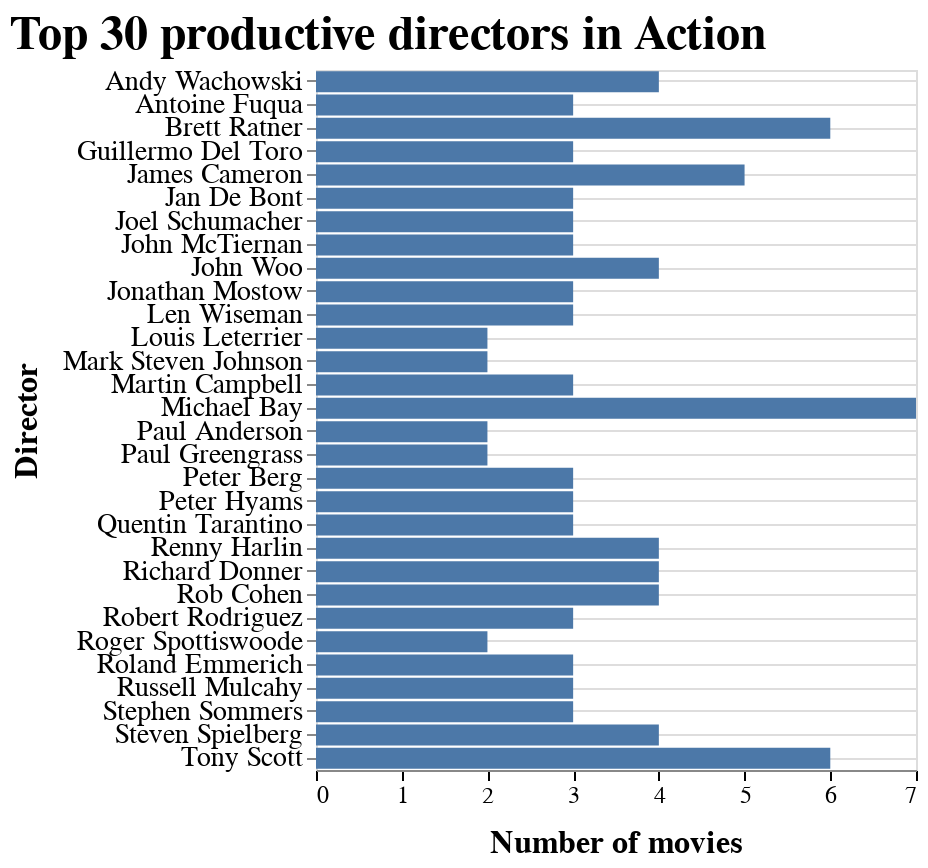

Notebook code for this chart:
### Code cell
make_bar_plot()

### Figure 1 — Vega-Lite specification as saved in the notebook (floating-point values rounded to 4 significant figures)
{"$schema": "https://vega.github.io/schema/vega-lite/v3.4.0.json", "config": {"axisX": {"domain": true, "domainWidth": 1, "grid": false, "gridColor": "#DEDDDD", "labelAngle": 0, "labelFont": "Arial", "labelFontSize": 12, "tickColor": "#000000", "tickSize": 5, "title": "X Axis Title (units)", "titleFont": "Arial", "titleFontSize": 16, "titlePadding": 10}, "axisY": {"domain": false, "grid": true, "gridColor": "#DEDDDD", "gridWidth": 1, "labelAngle": 0, "labelFont": "Arial", "labelFontSize": 14, "title": "Y Axis Title (units)", "titleFont": "Arial", "titleFontSize": 16, "titlePadding": 10}, "title": {"anchor": "start", "font": "Arial", "fontColor": "#000000", "fontSize": 24}, "view": {"height": 300, "width": 400}}, "data": {"name": "data-f35880722857f77d18af4c3805556e08"}, "datasets": {"data-f35880722857f77d18af4c3805556e08": [{"Count": 7, "Director": "Michael Bay"}, {"Count": 6, "Director": "Brett Ratner"}, {"Count": 6, "Director": "Tony Scott"}, {"Count": 5, "Director": "James Cameron"}, {"Count": 4, "Director": "Richard Donner"}, {"Count": 4, "Director": "John Woo"}, {"Count": 4, "Director": "Andy Wachowski"}, {"Count": 4, "Director": "Steven Spielberg"}, {"Count": 4, "Director": "Rob Cohen"}, {"Count": 4, "Director": "Renny Harlin"}, {"Count": 3, "Director": "Jonathan Mostow"}, {"Count": 3, "Director": "Stephen Sommers"}, {"Count": 3, "Director": "Quentin Tarantino"}, {"Count": 3, "Director": "Robert Rodriguez"}, {"Count": 3, "Director": "Joel Schumacher"}, {"Count": 3, "Director": "Guillermo Del Toro"}, {"Count": 3, "Director": "Roland Emmerich"}, {"Count": 3, "Director": "John McTiernan"}, {"Count": 3, "Director": "Russell Mulcahy"}, {"Count": 3, "Director": "Jan De Bont"}, {"Count": 3, "Director": "Peter Hyams"}, {"Count": 3, "Director": "Martin Campbell"}, {"Count": 3, "Director": "Peter Berg"}, {"Count": 3, "Director": "Len Wiseman"}, {"Count": 3, "Director": "Antoine Fuqua"}, {"Count": 2, "Director": "Paul Greengrass"}, {"Count": 2, "Director": "Paul Anderson"}, {"Count": 2, "Director": "Mark Steven Johnson"}, {"Count": 2, "Director": "Roger Spottiswoode"}, {"Count": 2, "Director": "Louis Leterrier"}]}, "encoding": {"x": {"field": "Count", "title": "Number of movies", "type": "quantitative"}, "y": {"field": "Director", "title": "Director", "type": "nominal"}}, "height": 350, "mark": "bar", "selection": {"selector064": {"bind": "scales", "encodings": ["x", "y"], "type": "interval"}}, "title": "Top 30 productive directors in Action", "width": 300}
